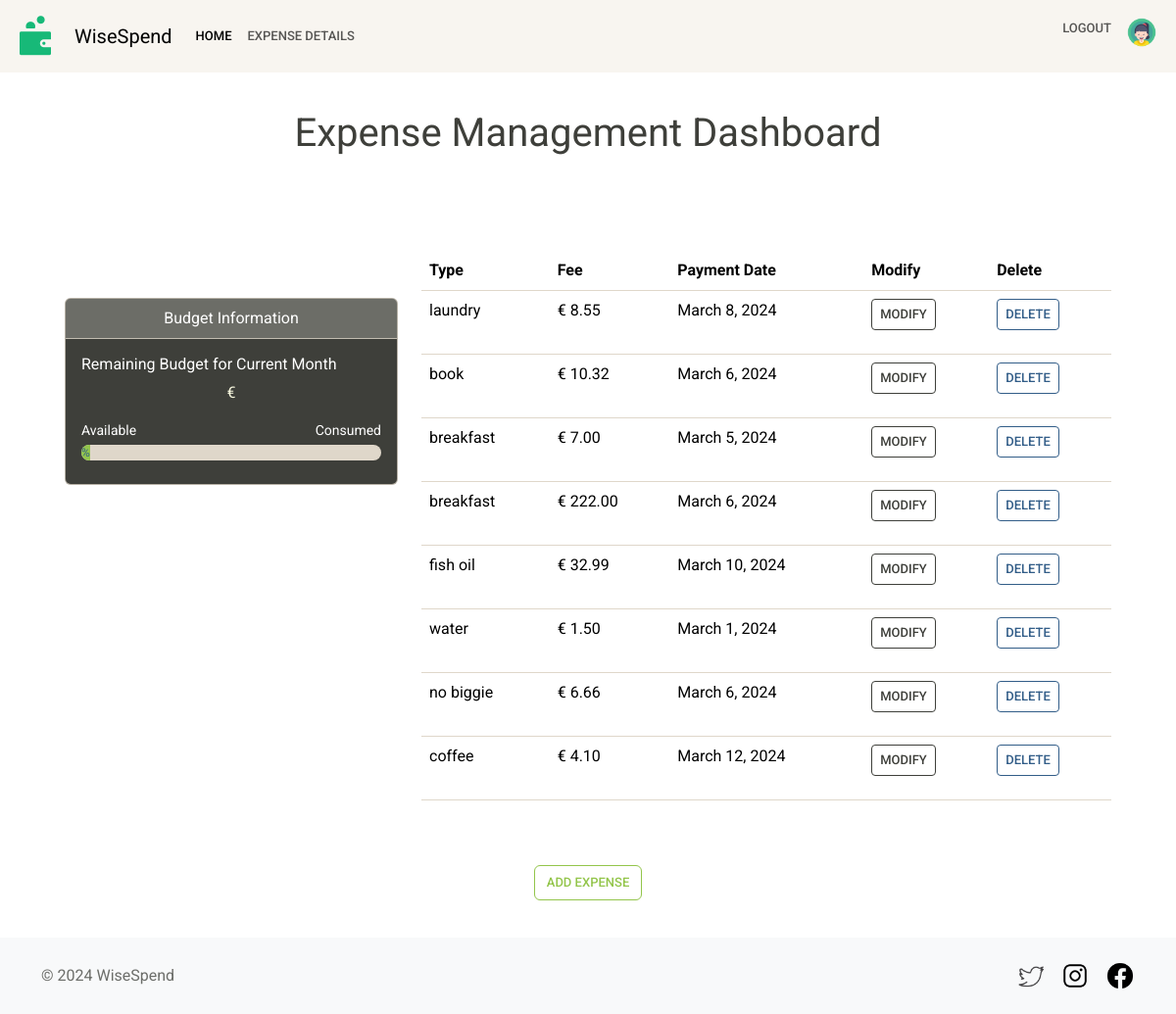
The page /wisespend/details/ (signed in) on the database its author committed.
### myexpense/models.py (models this page shows, shortened)
class Expense(models.Model):
    user = models.ForeignKey(User, on_delete=models.CASCADE)
    type = models.CharField(max_length=100)
    fee = models.DecimalField(max_digits=10, decimal_places=2)
    payment_date = models.DateField()

### myexpense/views.py (the view)
# urls.py: path('details/', views.expense_list, name='expense_list'),
@login_required()
def expense_list(request):
    expenses = Expense.objects.filter(user=request.user)
    return render(request, 'myexpense/expenses.html', {'expenses': expenses})

### myexpense/templates/myexpense/expenses.html (shortened to what this page needs)
{% extends 'myexpense/base2.html' %}
{% block content %}
<div class="container pt-4 pt-xl-5" style="margin-bottom: 100px">
    <div>
        <h1 class="mt-3 mb-5 d-flex justify-content-center">Expense Management Dashboard</h1>
        <div class="container pt-4 pt-xl-5" style="margin-bottom: 100px">
    <div class="row">
        <div class="col-md-4 mb-3 mt-5">
            <div class="card text-white bg-dark mb-3">
                <div class="card-header text-center">Budget Information</div>
                <div class="card-body">
                    <h6 class="card-title">Remaining Budget for Current Month</h6>
                    <p class="card-text text-center " style="color: beige">€ {{ user.budget.get_remaining_budget }}</p>
                    <div class="d-flex justify-content-between mb-1">
                        <small>Available</small>
                        <small>Consumed</small>
                    </div>
                    <div class="progress mb-2">
                        <div class="progress-bar bg-success" role="progressbar"
                             style="width: {{user.budget.get_remaining_budget_percentage}}%;"
                             aria-valuenow="{{user.budget.get_remaining_budget_percentage}}" aria-valuemin="0"
                             aria-valuemax="100">{{user.budget.get_remaining_budget_percentage}}%
                        </div>
                    </div>
                </div>
            </div>
        </div>
        <div class="col-md-8">
            <div style="padding-bottom: 50px;">
                <table class="table" style="border-collapse: collapse;line-height: 1.5;padding: 0.2em">
                    <thead class="thead-light">
                <tr>
                    <th>Type</th>
                    <th>Fee</th>
                    <th>Payment Date</th>
                    <th>Modify</th>
                    <th>Delete</th>
                </tr>
                </thead>
                <tbody>
                {% for expense in expenses %}
                <tr>
                    <td>{{ expense.type }}</td>
                    <td>€ {{ expense.fee }}</td>
                    <td>{{ expense.payment_date }}</td>
                    <td>
                        <form method="get" action="{% url 'myexpense:modify_expense' expense.id %}">
                            <button type="submit" class="btn btn-outline-dark btn-sm">Modify</button>
                        </form>
                    </td>
                    <td>
                        <form method="get" action="{% url 'myexpense:delete_expense' expense.id %}">
                            <button type="submit" class="btn btn-outline-primary btn-sm">Delete</button>
                        </form>
                    </td>
                </tr>
                {% endfor %}
                </tbody>
                </table>
            </div>
        </div>
    </div>
             <div class="d-flex justify-content-center">
            <form method="get" action="{% url 'myexpense:add_expense' %}">
                <button type="submit" class="btn btn-outline-success btn-md">Add Expense</button>
            </form>
        </div>
    </div>
</div>
</div>
{% endblock %}

### rows shown on the page
Expense: type "laundry", fee "8.55", payment_date "March 8, 2024"
Expense: type "book", fee "10.32", payment_date "March 6, 2024"
Expense: type "breakfast", fee "7.00", payment_date "March 5, 2024"
Expense: type "breakfast", fee "222.00", payment_date "March 6, 2024"
Expense: type "fish oil", fee "32.99", payment_date "March 10, 2024"
Expense: type "water", fee "1.50", payment_date "March 1, 2024"
Expense: type "no biggie", fee "6.66", payment_date "March 6, 2024"
Expense: type "coffee", fee "4.10", payment_date "March 12, 2024"
